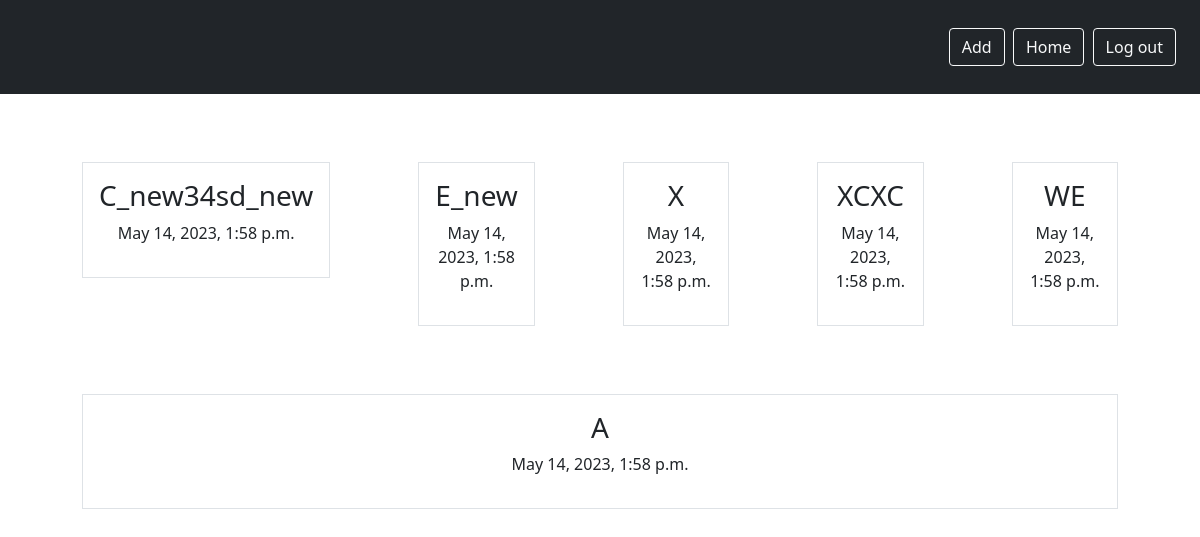
Page /workouts (signed in) on the earlier database version.
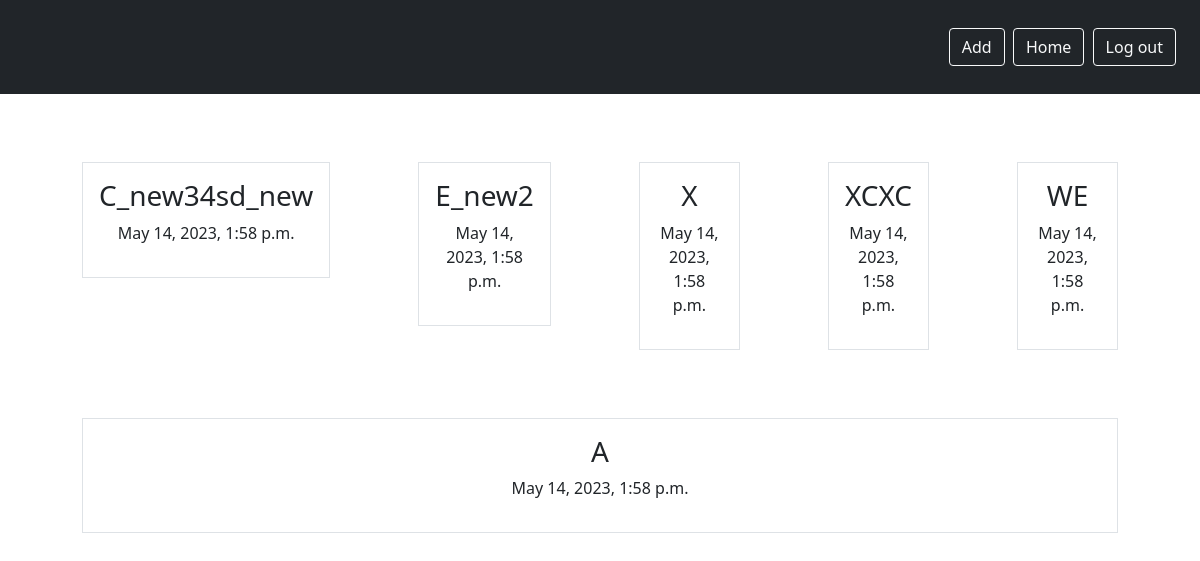
Same page on the later database version.
### workouts/models.py (models this page shows, shortened)
class Workouts(models.Model):
    title = models.CharField(max_length=200)
    created = models.DateTimeField(auto_now_add=True)
    user = models.ForeignKey(User, on_delete=models.CASCADE, related_name="workouts")

### workouts/views.py (the view)
# urls.py: path('workouts', views.WorkoutsListView.as_view(), name='workouts_list'),
class WorkoutsListView(LoginRequiredMixin, ListView):
    model = Workouts
    context_object_name = 'workouts'
    login_url = '/admin'
    def get_queryset(self):
        return self.request.user.workouts.all()

### workouts/templates/workouts/workouts_list.html
{% extends "base.html" %}
{% block content %}
<div class="row row-cols3 g-2">
    {% for workout in workouts %}
        <div class="col">
            <div class="p-3 border">
                <a href="{% url 'workouts_detail' pk=workout.id %}"
                class="text-dark text-decoration-none">
                <h3>{{workout.title}}</h3>
            </a>
            <p>{{workout.created}}</p>
            </div>
        </div>
        {% empty %}
      <p>Start adding workouts now!</p>
    {% endfor %}
</div>
{% endblock %}

### static/templates/base.html (shortened to what this page needs)
{% load static %}
<!DOCTYPE html>
<html lang="en">
<head>
    <link href="https://cdn.jsdelivr.net/npm/bootstrap@5.0.1/dist/css/bootstrap.min.css" rel="stylesheet">
    <link rel="stylesheet" type="text/css" href="{% static 'css/styles.css' %}">
</head>
<body>
    <nav class="navbar navbar-dark bg-dark">
        <div class="ms-auto">
          {% if user.is_authenticated %}
          <a href="{% url 'workouts_add'%}" class="btn btn-outline-light me-1">Add</a>
          <a href="{% url 'workouts_list'%}" class="btn btn-outline-light me-1">Home</a>
          <a href="{% url 'logout'%}" class="btn btn-outline-light me-1">Log out</a>
          {% else %}
          <a href="{% url 'signup' %}" class="btn btn-outline-light me-1">Sign Up</a>
          <a href="{% url 'login' %}" class="btn btn-outline-light me-1">Log in</a>
          {% endif %}
        </div>
      </nav>
    <div class="my-5 text-center container">
        {% block content %}
        {% endblock %}
    </div>
</body>
</html>

### static/css/styles.css (style rules this page uses)
div { margin: 20px; }

Differences in the rows shown:
changed Workouts: title "E_new" → "E_new2"
